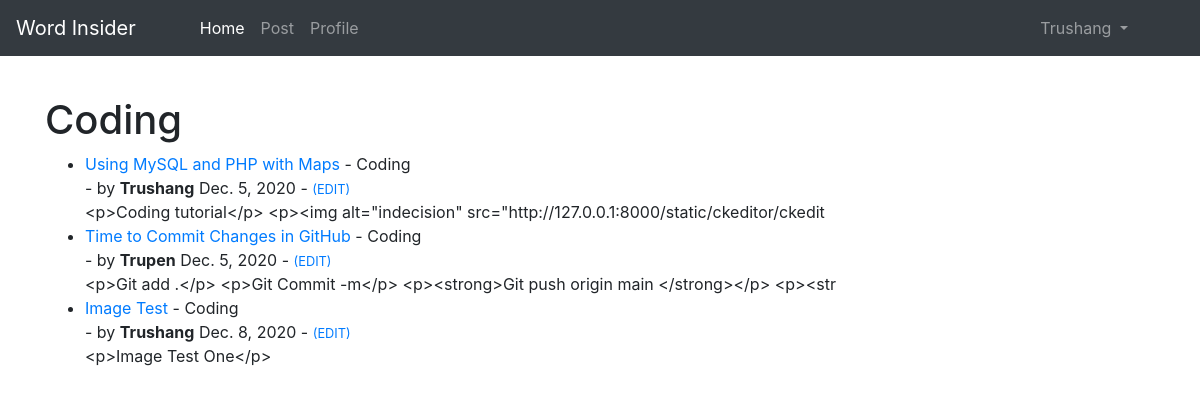
The page /category/coding/ (signed in) on the database its author committed.
### blog/models.py (models this page shows, shortened)
class Post(models.Model):
    title = models.CharField(max_length=255)
    header_image = models.ImageField(null=True,blank=True,upload_to="images/")
    title_tag = models.CharField(max_length=255)
    author = models.ForeignKey(User,on_delete=models.CASCADE)
    body = RichTextField(blank=True,null=True)
    pub_Date = models.DateField(auto_now_add=True)
    category = models.CharField(max_length=10,default='coding')
    likes = models.ManyToManyField(User,related_name='blog_posts')
    snippet = models.CharField(max_length=50)

### blog/views.py (the view)
# urls.py: path('category/<str:cats>/',CategoryView,name='category'),
def CategoryView(requests,cats):
    category_post = Post.objects.filter(category=cats.title().replace('-',' '))
    return render(requests,'categories.html',{'cats':cats.title().replace('-',' '),'category_post':category_post})

### blog/templates/categories.html (shortened to what this page needs)
{% extends 'base.html' %}
{% block content %}
    {% if category_post %}
<h1>{{ cats }}</h1>
    <ul>
    {% for post in category_post %}
        <li><a href="{%url 'article-detail' post.pk %}">{{ post.title }} </a> - {{ post.category }}<br> - by <strong>{{ post.author }}</strong> {{ post.pub_Date }}
            {% if user.is_authenticated %}
            - <small><a href="{% url 'update_post' post.pk %}">(EDIT)</a></small>
            {% endif %}
        <br>
        {{ post.body | slice:":100" }}
        </li>
    {% endfor %}
    </ul>
    {% else %}
        <h3>Sorry No Posts in {{ cats }} category yet.</h3>
    {% endif %}
{% endblock %}

### blog/templates/base.html (shortened to what this page needs)
<!doctype html>
<html lang="en">
  <head>
    <link rel="stylesheet" href="https://cdn.jsdelivr.net/npm/bootstrap@4.5.3/dist/css/bootstrap.min.css">
  </head>
  <div>
  <ul class="navbar navbar-expand-lg navbar-dark bg-dark">
  <a class="navbar-brand" href="{% url 'home' %}">Word Insider</a>
  <ul class="collapse navbar-collapse" id="navbarSupportedContent">
    <ul class="navbar-nav mr-auto">
    {% if user.is_authenticated %}
            <li class="nav-item active">
        <a class="nav-link" href="{% url 'home' %}">Home <span class="sr-only">(current)</span></a>
      </li>
      <li class="nav-item">
        <a class="nav-link" href="{% url 'add-post' %}">Post</a>
      </li>
        <li class="nav-item">
        <a class="nav-link" href="{% url 'edit_profile' %}">Profile</a>
      </li>
         </ul>
        <ul class="navbar-nav ml-auto pr-5">
      <li class="nav-item dropdown">
        <a class="nav-link dropdown-toggle" href="#" id="navbarDropdown" role="button" data-toggle="dropdown" aria-haspopup="true" aria-expanded="false">
          {{ user.username }}
        </a>
      </li>
        </ul>
  </ul>
    {% endif %}
</div>
  <br>
  <div class="container">
    {% block content %}
    {% endblock %}
  </div>
  </body>
</html>

### rows shown on the page
Post: title "Using MySQL and PHP with Maps", category "Coding", author "Trushang", pub_Date "Dec. 5, 2020", body "<p>Coding tutorial</p> <p><img alt=\"indecision\" src=\"http://127.0.0.1:8000/static/ckeditor/ckedit"
Post: title "Time to Commit Changes in GitHub", category "Coding", author "Trupen", pub_Date "Dec. 5, 2020", body "<p>Git add .</p> <p>Git Commit -m</p> <p><strong>Git push origin main </strong></p> <p><str"
Post: title "Image Test", category "Coding", author "Trushang", pub_Date "Dec. 8, 2020", body "<p>Image Test One</p>"

### other values the page prints
{{ user.username }} "Trushang"
{{ cats }} "Coding"
